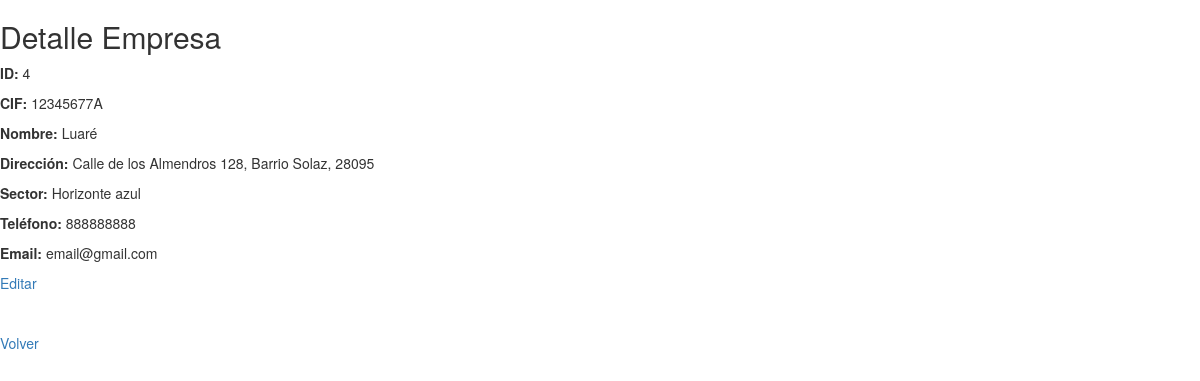
Screenshot of /empresa/4 with the database file from the repository.
### app/models.py (models this page shows)
class Empresa(db.Model):
    __tablename__ = 'empresa'
    id = db.Column(db.Integer, primary_key=True)
    cif = db.Column(db.String(64), unique=True, nullable=False)
    nombre = db.Column(db.String(120), nullable=False)
    direccion = db.Column(db.String(200))
    sector = db.Column(db.String(100))
    telefono = db.Column(db.String(50))
    email = db.Column(db.String(120))
    trabajadores = db.relationship('Trabajador', backref='empresa', cascade="all, delete-orphan", passive_deletes=True)

### app/app.py (the view)
    @app.route('/empresa/<int:id>')
    def empresa_detail(id):
        e = Empresa.query.get_or_404(id)
        return render_template('empresa_detail.html', empresa=e)

### app/templates/empresa_detail.html (shortened to what this page needs)
{% extends "base.html" %}
{% block content %}
<h2>Detalle Empresa</h2>
<p><strong>ID:</strong> {{ empresa.id }}</p>
<p><strong>CIF:</strong> {{ empresa.cif }}</p>
<p><strong>Nombre:</strong> {{ empresa.nombre }}</p>
<p><strong>Dirección:</strong> {{ empresa.direccion }}</p>
<p><strong>Sector:</strong> {{ empresa.sector }}</p>
<p><strong>Teléfono:</strong> {{ empresa.telefono }}</p>
<p><strong>Email:</strong> {{ empresa.email }}</p>
<a href="{{ url_for('empresa_edit', id=empresa.id) }}" class="button">Editar</a>
<br>
<br>
<br>
<a href="{{ url_for('empresas_list') }}" class="button">Volver</a>
{% endblock %}

### rows the page displays
Empresa: id "4", cif "12345677A", nombre "Luaré", direccion "Calle de los Almendros 128, Barrio Solaz, 28095", sector "Horizonte azul", telefono "888888888", email "email@gmail.com"
